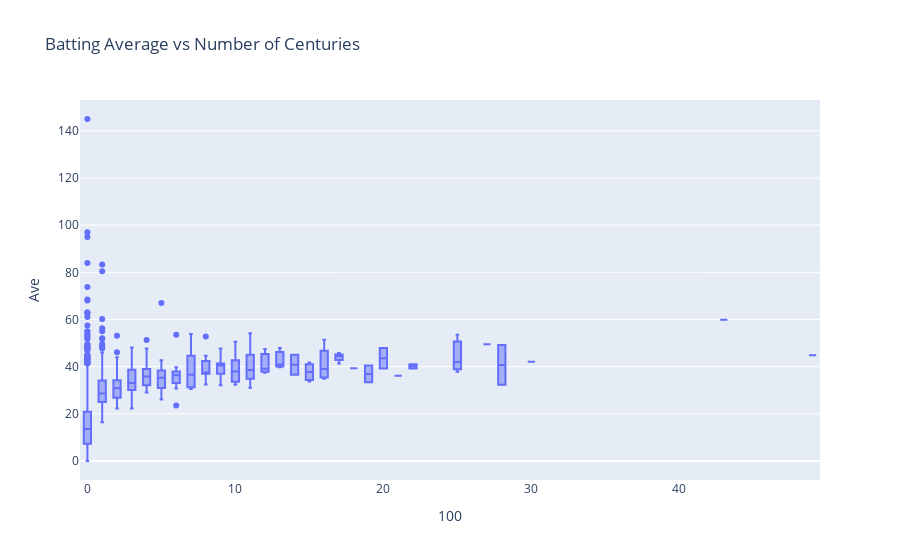

Notebook cell for this chart:
### Code cell
fig = px.box(df, x='100', y='Ave',
             title=' Batting Average vs Number of Centuries')
fig.show()

### Figure 1 — Plotly figure (JSON) as saved in the notebook; plotly's stock layout.template omitted (floating-point values rounded to 4 significant figures; data arrays with more than 128 entries replaced by an {"elided": "..."} marker saying what was removed)
{"data": [{"alignmentgroup": "True", "hovertemplate": "100=%{x}<br>Ave=%{y}<extra></extra>", "legendgroup": "", "marker": {"color": "#636efa"}, "name": "", "notched": false, "offsetgroup": "", "orientation": "v", "showlegend": false, "type": "box", "x": {"elided": "2370 int values"}, "x0": " ", "xaxis": "x", "y": {"elided": "2370 float values"}, "y0": " ", "yaxis": "y"}], "layout": {"boxmode": "group", "legend": {"tracegroupgap": 0}, "title": {"text": " Batting Average vs Number of Centuries"}, "xaxis": {"anchor": "y", "domain": [0, 1], "title": {"text": "100"}}, "yaxis": {"anchor": "x", "domain": [0, 1], "title": {"text": "Ave"}}}}
